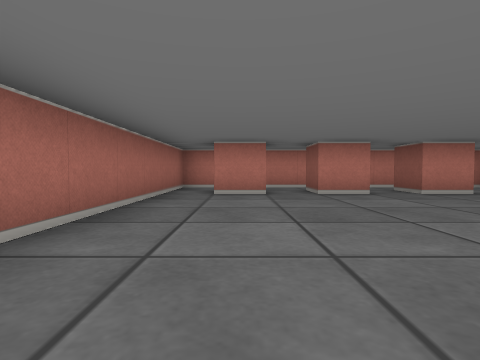
View 1 (above)

12 first-person views from a walk through a cub3D ray-caster map. The camera is about half as high as the walls, tilts 2° down and sees 80° across. The floor is counted in squares. Each view is taken from the middle of a square. On the plan, view 1 faces up. The plan holds only what a view shows up to about 9 squares ahead; the rest is blank.

View 2
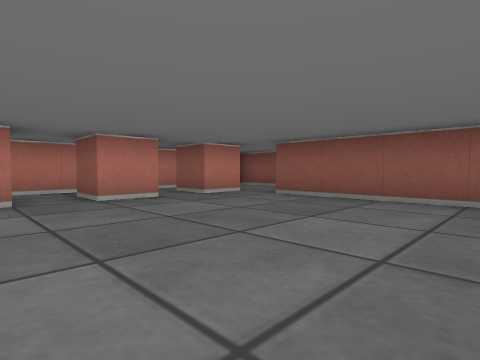

View 3
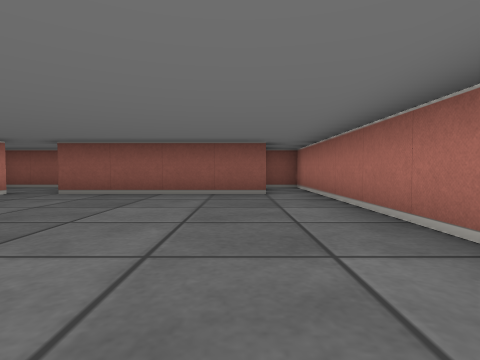

View 4
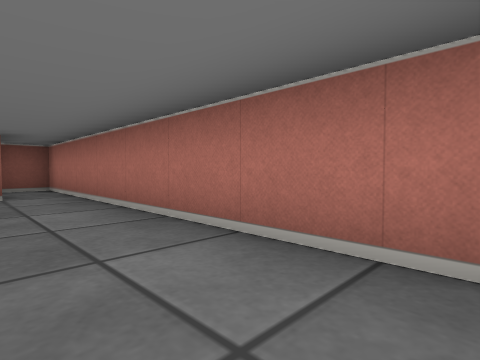

View 5
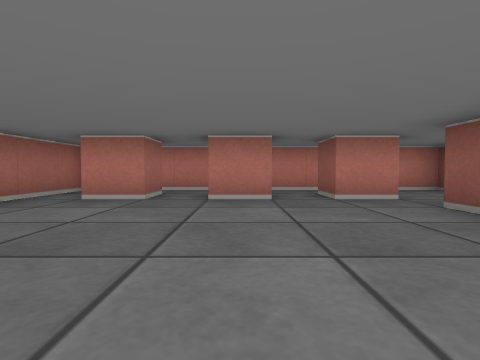

View 6
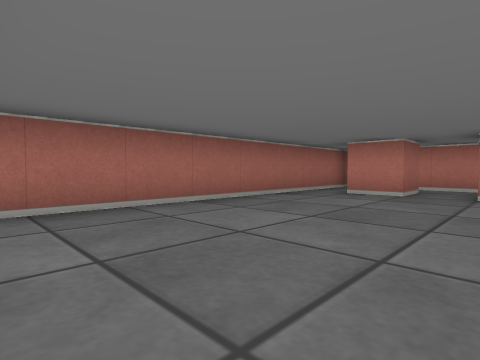

View 7
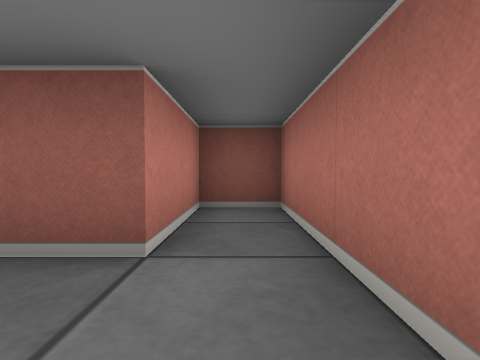

View 8
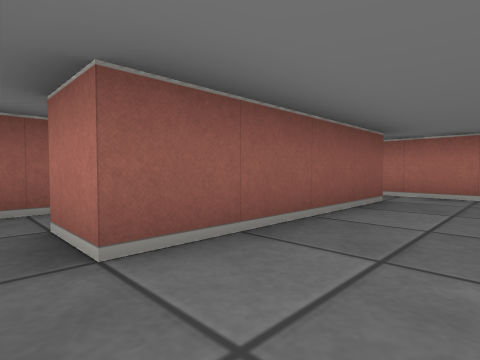

View 9
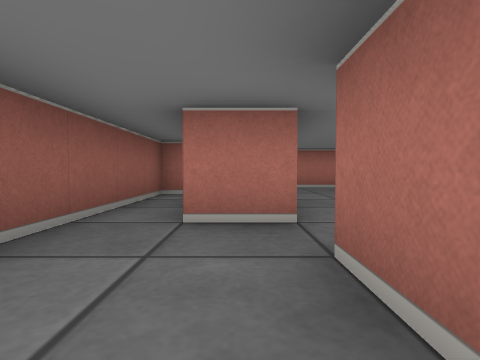

View 10
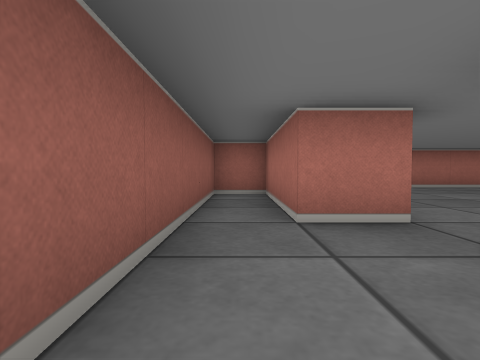

View 11
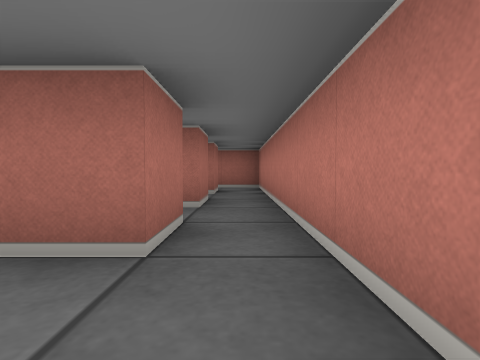

View 12
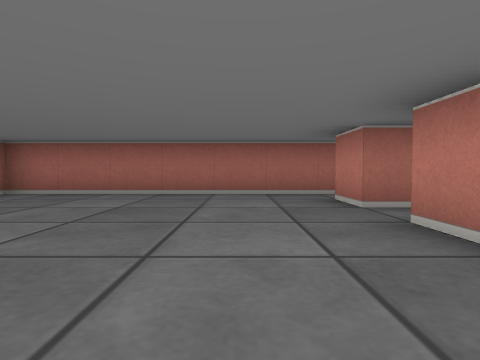

### Floor plan
Points are (right, up) in squares from view 1. A wall is a line through its corners. A room is listed if a view was taken in it or the views show most of it. See-through windows are left out.
Room 1 (views 1, 2, 3, 4, 5, 6, 7, 8, 9, 10, 11, 12)
walls: (2.6, 5.5) (1.5, 5.5) (1.5, 6.5) (2.5, 6.5); (3.5, 5.5) (3.5, 6.5) (4.5, 6.5) (4.5, 5.5) (3.5, 5.5); (4.5, 4.5) (5.5, 4.5) (5.5, 1.5) (6.5, 1.5) (6.5, 7.5) (-1.5, 7.5) (-1.5, -0.5) (6.5, -0.5) (6.5, 0.5) (4.5, 0.5) (4.5, 4.5); (-0.4, 6.5) (0.5, 6.5) (0.5, 5.5) (-0.5, 5.5)

Positions as (right, up) in squares from view 1, and headings:
1: (0, 0), facing up
2: (0, 1), facing up-right
3: (-1, 1), facing right
4: (-1, 1), facing down-right
5: (2, 1), facing up
6: (2, 0), facing up-left
7: (3, 0), facing right
8: (3, 5), facing down-right
9: (5, 7), facing down
10: (6, 7), facing down
11: (6, 7), facing left
12: (4, 4), facing left
